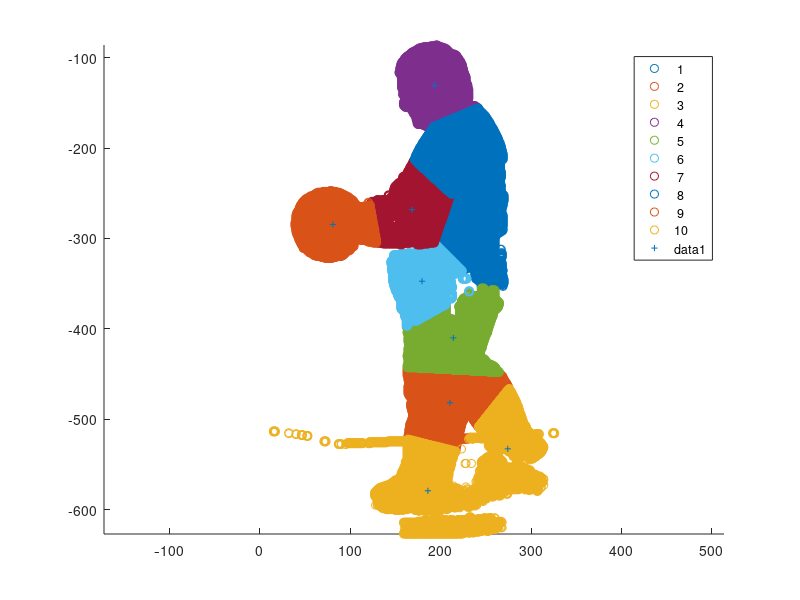
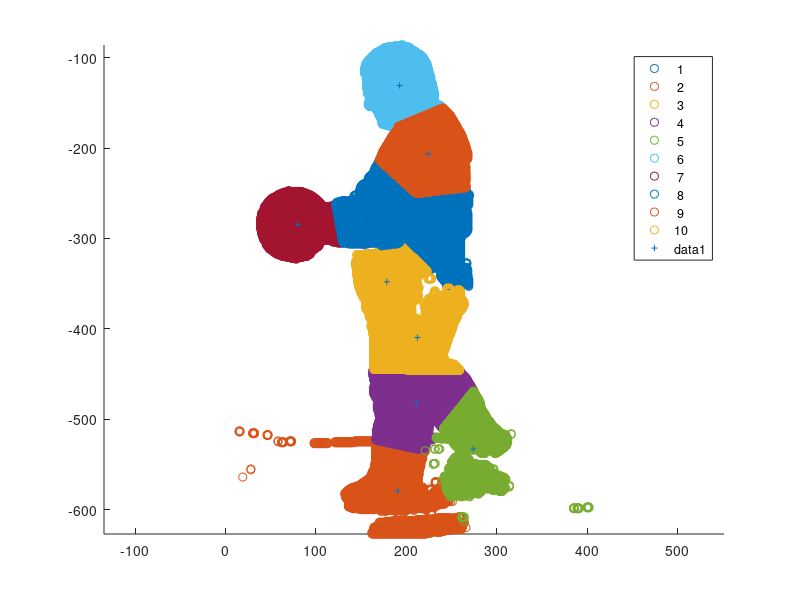
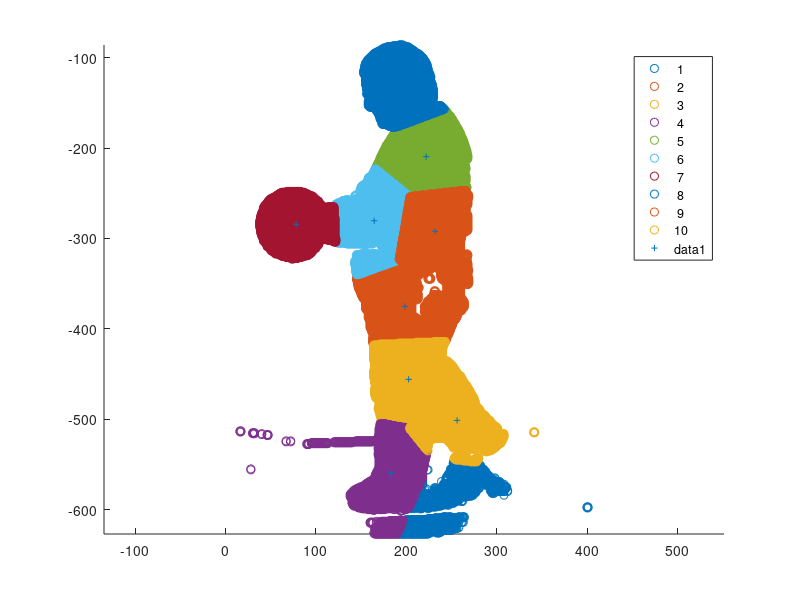
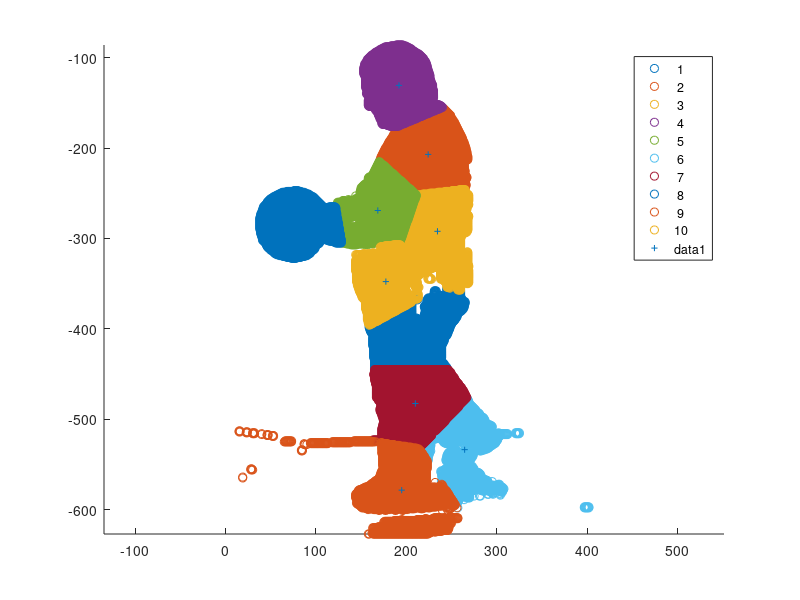

MATLAB code to generate these figures, in order:
%finding a pattern between the cetroids of an input seqqunces of 10 images from the mobob dataset


images=load('gait2go.mat');%load the matrix file
for i=1:10
   
I{i}=images.result{i};
 I{i}=im2double(I{i});

%determine 'white' pixels, size of image can be [M N], [M N 3] or [M N 4]
Idims=size(I{i});
whites=true(Idims(1),Idims(2));

df=I{i};
%we add up the various color channels
for colori=1:size(df,3)
    whites=whites & df(:,:,colori)>0.5;
end

%choose indices of 'white' pixels as coordinates of data
[datax datay]=find(whites);

%cluster data into 10 clumps
K = 10;               % number of mixtures/clusters
cInd = kmeans([datax datay], K, 'EmptyAction','singleton',...
    'maxiter',1000,'start','cluster');

%get clusterwise means
meanx=zeros(K,1);
meany=zeros(K,1);
for j=1:K
    meanx(j)=mean(datax(cInd==j));
    meany(j)=mean(datay(cInd==j));
end

xc{i}=meanx;
xb{i}=meany;
   



figure;
gscatter(datay,-datax,cInd); %funky coordinates for plotting according to image
axis equal;
hold on;
scatter(meany,-meanx,20,'+'); %same funky coordinates


end






%finding a pattern between the cetroids of an input seqqunces of 10 images from the mobob dataset


images=load('gait2go.mat');%load the matrix file
for i=1:10
   
I{i}=images.result{i};
 I{i}=im2double(I{i});

%determine 'white' pixels, size of image can be [M N], [M N 3] or [M N 4]
Idims=size(I{i});
whites=true(Idims(1),Idims(2));

df=I{i};
%we add up the various color channels
for colori=1:size(df,3)
    whites=whites & df(:,:,colori)>0.5;
end

%choose indices of 'white' pixels as coordinates of data
[datax datay]=find(whites);

%cluster data into 10 clumps
K = 10;               % number of mixtures/clusters
cInd = kmeans([datax datay], K, 'EmptyAction','singleton',...
    'maxiter',1000,'start','cluster');

%get clusterwise means
meanx=zeros(K,1);
meany=zeros(K,1);
for j=1:K
    meanx(j)=mean(datax(cInd==j));
    meany(j)=mean(datay(cInd==j));
end

xc{i}=meanx;
xb{i}=meany;
   



figure;
gscatter(datay,-datax,cInd); %funky coordinates for plotting according to image
axis equal;
hold on;
scatter(meany,-meanx,20,'+'); %same funky coordinates


end







